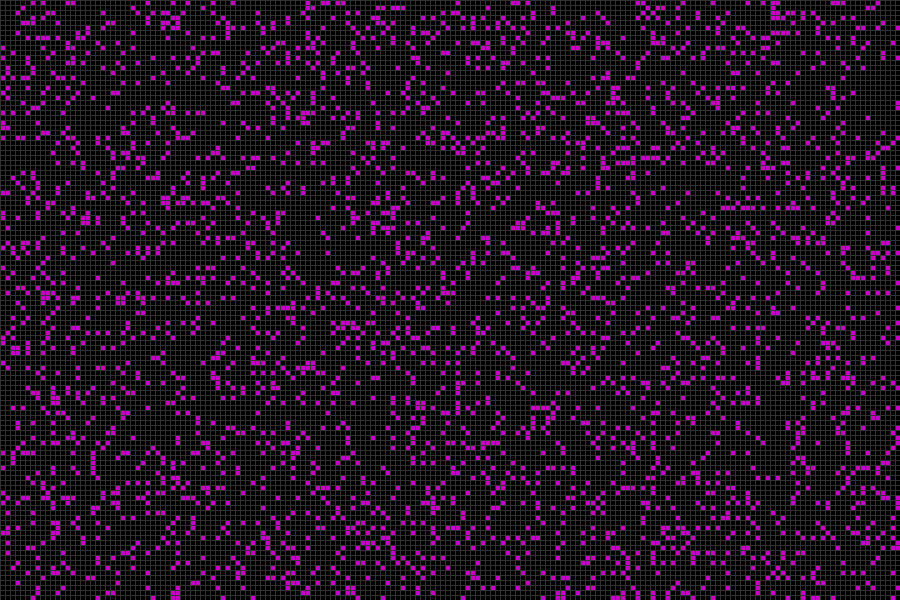
Frame 1 (no input)
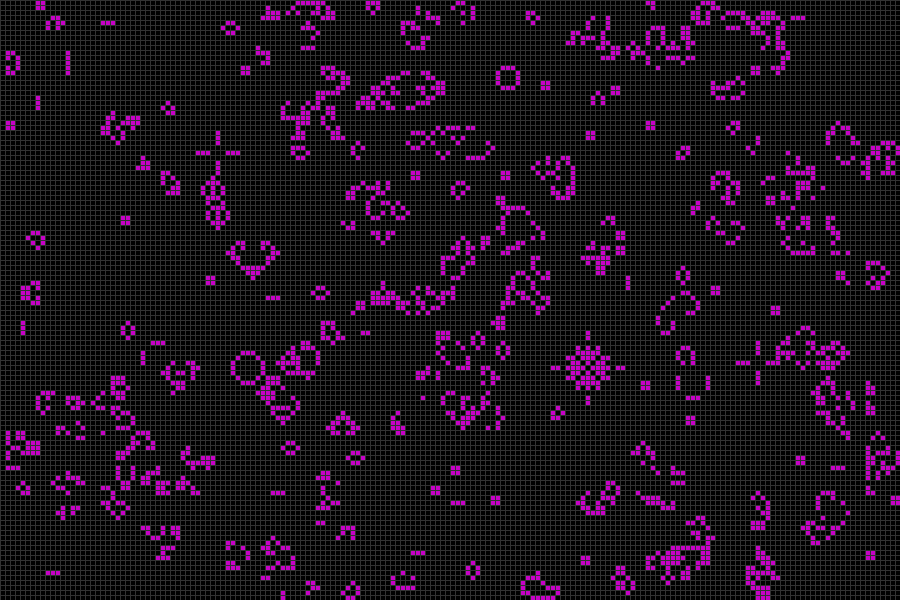
Frame 60 (the mouse pressed at the canvas centre just before this capture)
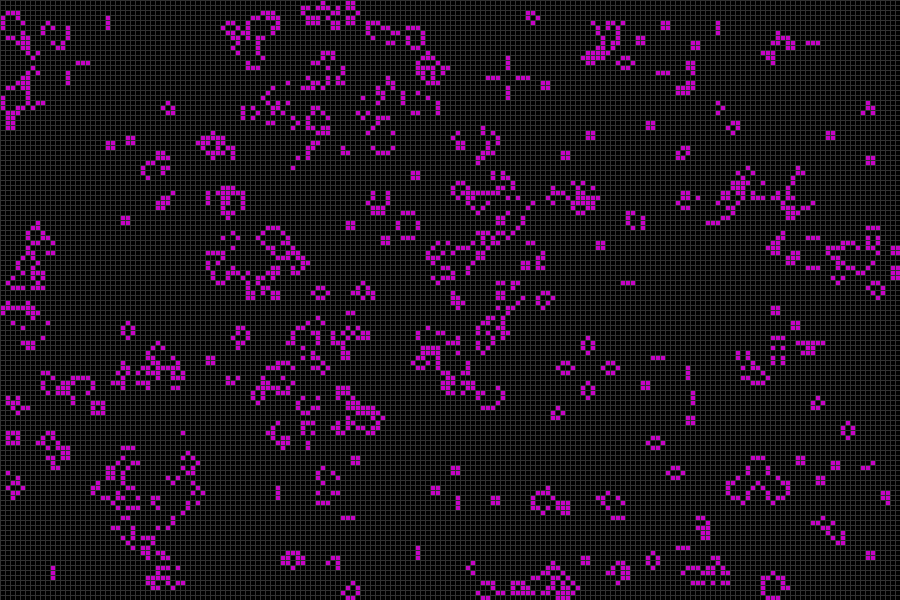
Frame 120 (the mouse held since frame 60 and released just before this capture)

The Processing sketch that drew these frames (run headless with seeded random() and noise(); from frame 60 on, the mouse is pressed at the canvas centre):

// Processing sketch: GameOfLife
// ── GameOfLife.pde
//GAME OF LIFE

int cellSize =  5;

float probabilityOfAlive = 15;

color alive = color(200, 0, 200);
color dead = color(0); 

int[][] cells;
int[][] cellsBuffer;

float interval = 100;
float lastRecordedTime = 0;

boolean pause = false;

void setup() {
  size (900, 600);

  cells = new int[width/cellSize][height/cellSize];
  cellsBuffer = new int[width/cellSize][height/cellSize];
  stroke(50);



  for (int x = 0; x < width/cellSize; x++) {
    for (int y = 0; y < height/cellSize; y++) {
      float state = random(100);
      if (state > probabilityOfAlive ) {
        state = 0;
      } else {
        state = 1;
      }
      cells[x][y] = int(state);
    }
  }
}

void draw() {

  for (int x = 0; x < width/cellSize; x++) {
    for (int y = 0; y < height/cellSize; y++) { 

      if (cells[x][y]== 1) {
        fill(alive);
      } else if (cells[x][y] == 0) {
        fill(dead);
      }
      rect(x*cellSize, y*cellSize, cellSize, cellSize);
    }
  }



  if (pause && mousePressed) {

    int xCellOver = int(map(mouseX, 0, width, 0, width/cellSize));
    xCellOver = constrain(xCellOver, 0, width/cellSize-1);
    int yCellOver = int(map(mouseY, 0, height, 0, height/cellSize));
    yCellOver = constrain(yCellOver, 0, height/cellSize-1);
    
    if(cellsBuffer[xCellOver][yCellOver] == 1) {
    cells[xCellOver][yCellOver] = 0;
    fill(dead);
    
    }
    else  {
     
    cells[xCellOver][yCellOver] = 1;
    fill(alive);
    }
  }
    else if ( pause && !mousePressed) {
    for (int x=0; x<width/cellSize; x++) {
      for (int y=0; y<height/cellSize; y++) {
        cellsBuffer[x][y] = cells[x][y];
      }
    
    
    
    }
  }

  if (millis() - lastRecordedTime > interval) {
    if (!pause) {
      tour();
      lastRecordedTime = millis();
    }
  }
}

void tour() {
  for (int x = 0; x < width/cellSize; x++) {
    for (int y = 0; y < height/cellSize; y++) { 
      cellsBuffer[x][y] = cells[x][y];
    }
  }
  for (int x = 0; x < width/cellSize; x++) {
    for (int y = 0; y < height/cellSize; y++) { 
      int neighbours = 0;
      for ( int xx = x - 1; xx <= x + 1; xx++) {
        for (int yy = y - 1; yy <= y + 1; yy++) {
          if (((xx >= 0) && (xx < width/cellSize)) && ((yy >= 0) && (yy < height/cellSize))) {
            if (!((xx==x) &&(yy==y))) {
              if (cellsBuffer[xx][yy]==1) {
                neighbours++;
              }//end of if
            }//end of if
          }//end of if
        }// end of yy
      }//end of xx
      if (cellsBuffer[x][y]==1) {
        if (neighbours < 2 || neighbours > 3) {
          cells[x][y]= 0;
        }
      } else {
        if ( neighbours == 3) {
          cells[x][y] = 1;
        }
      }
    }
  }
}




void keyPressed() {
  if (key=='r' || key=='R') {
    for (int x = 0; x < width/cellSize; x++) {
      for (int y = 0; y < height/cellSize; y++) {
        float state = random(100);
        if (state > probabilityOfAlive ) {
          state = 0;
        } else {
          state = 1;
        }
        cells[x][y] = int(state);
      }
    }
  }
  if (key==' ') {
    pause = !pause;
  }
  if (key=='c' || key=='C') {
    for (int x = 0; x < width/cellSize; x++) {
      for (int y = 0; y < height/cellSize; y++) {
        cells[x][y] = 0;
      }
    }
  }
  if (key == CODED) {
    if (keyCode== UP) {
      interval /= 2;
      println(interval);
    }
    if (keyCode == DOWN) {
      interval *= 2;
      println(interval);
    }
  }
}
